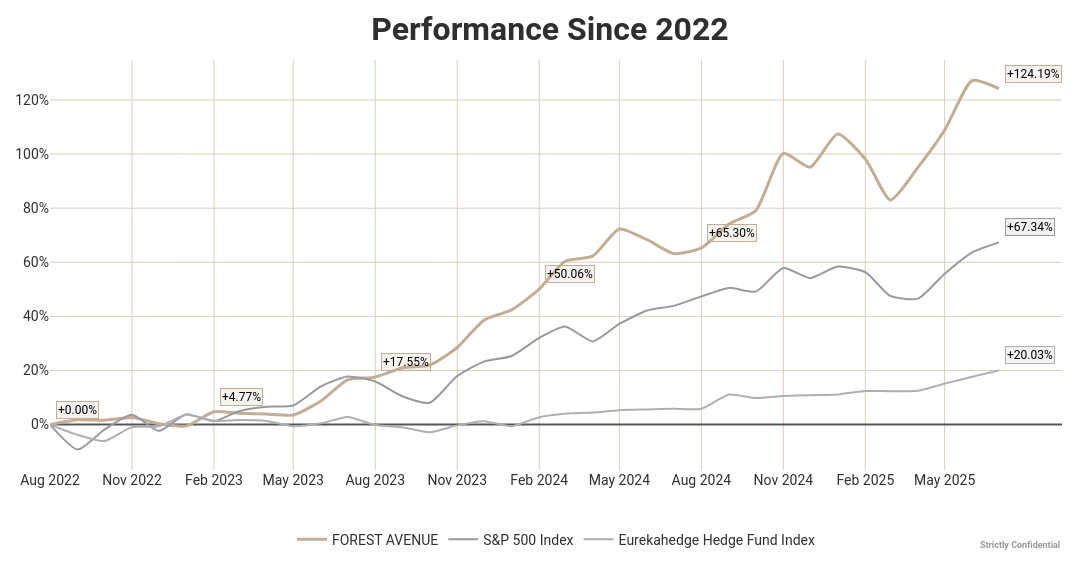

The notebook cell saved with this chart:
### Markdown cell above
#### Plot Cumulative Return

### Code cell
funds_to_be_plot = subset_of_funds(funds, ['FOREST AVENUE','S&P 500','EUREKAHEDGE'])
start_month = "2015-12"
end_month = "2025-7"

plot = plot_cumulative_returns(
    funds=funds_to_be_plot,
    title="",
    start_month=start_month,
    end_month=end_month,
    style="excel",
    language="en",
    blur=False,
    aspect_lock=True,
    custom_ticks=False,
    save=False,
    toggle=False
    )

### Figure 1 — Plotly figure (JSON) as saved in the notebook; plotly's stock layout.template omitted (floating-point values rounded to 4 significant figures)
{"data": [{"hovertemplate": "<b>%{fullData.name}</b><br>%{y:.2%}<extra></extra>", "line": {"color": "#C1AE94", "shape": "spline", "smoothing": 0.6, "width": 3}, "mode": "lines", "name": "FOREST AVENUE", "type": "scatter", "x": ["2022-08-01T00:00:00", "2022-09-01T00:00:00", "2022-10-01T00:00:00", "2022-11-01T00:00:00", "2022-12-01T00:00:00", "2023-01-01T00:00:00", "2023-02-01T00:00:00", "2023-03-01T00:00:00", "2023-04-01T00:00:00", "2023-05-01T00:00:00", "2023-06-01T00:00:00", "2023-07-01T00:00:00", "2023-08-01T00:00:00", "2023-09-01T00:00:00", "2023-10-01T00:00:00", "2023-11-01T00:00:00", "2023-12-01T00:00:00", "2024-01-01T00:00:00", "2024-02-01T00:00:00", "2024-03-01T00:00:00", "2024-04-01T00:00:00", "2024-05-01T00:00:00", "2024-06-01T00:00:00", "2024-07-01T00:00:00", "2024-08-01T00:00:00", "2024-09-01T00:00:00", "2024-10-01T00:00:00", "2024-11-01T00:00:00", "2024-12-01T00:00:00", "2025-01-01T00:00:00", "2025-02-01T00:00:00", "2025-03-01T00:00:00", "2025-04-01T00:00:00", "2025-05-01T00:00:00", "2025-06-01T00:00:00", "2025-07-01T00:00:00"], "y": [0, 0.0179, 0.01617, 0.02603, 0.003249, -0.004777, 0.04767, 0.0418, 0.03868, 0.03525, 0.08691, 0.1652, 0.1755, 0.21, 0.2197, 0.285, 0.386, 0.4239, 0.5006, 0.6037, 0.6225, 0.7231, 0.6833, 0.6323, 0.653, 0.7411, 0.7909, 1.003, 0.9515, 1.074, 0.9818, 0.8305, 0.9508, 1.089, 1.272, 1.242]}, {"hovertemplate": "<b>%{fullData.name}</b><br>%{y:.2%}<extra></extra>", "line": {"color": "#989A9C", "shape": "spline", "smoothing": 0.6, "width": 2}, "mode": "lines", "name": "S&P 500 Index", "type": "scatter", "x": ["2022-08-01T00:00:00", "2022-09-01T00:00:00", "2022-10-01T00:00:00", "2022-11-01T00:00:00", "2022-12-01T00:00:00", "2023-01-01T00:00:00", "2023-02-01T00:00:00", "2023-03-01T00:00:00", "2023-04-01T00:00:00", "2023-05-01T00:00:00", "2023-06-01T00:00:00", "2023-07-01T00:00:00", "2023-08-01T00:00:00", "2023-09-01T00:00:00", "2023-10-01T00:00:00", "2023-11-01T00:00:00", "2023-12-01T00:00:00", "2024-01-01T00:00:00", "2024-02-01T00:00:00", "2024-03-01T00:00:00", "2024-04-01T00:00:00", "2024-05-01T00:00:00", "2024-06-01T00:00:00", "2024-07-01T00:00:00", "2024-08-01T00:00:00", "2024-09-01T00:00:00", "2024-10-01T00:00:00", "2024-11-01T00:00:00", "2024-12-01T00:00:00", "2025-01-01T00:00:00", "2025-02-01T00:00:00", "2025-03-01T00:00:00", "2025-04-01T00:00:00", "2025-05-01T00:00:00", "2025-06-01T00:00:00", "2025-07-01T00:00:00"], "y": [0, -0.0921, -0.01856, 0.0363, -0.02349, 0.03783, 0.01241, 0.04956, 0.06593, 0.07052, 0.1413, 0.1779, 0.1592, 0.1039, 0.08071, 0.1794, 0.2328, 0.2535, 0.3205, 0.363, 0.3074, 0.3722, 0.4215, 0.4388, 0.4738, 0.5053, 0.4915, 0.579, 0.5413, 0.5841, 0.5635, 0.4755, 0.4655, 0.5576, 0.6368, 0.6734]}, {"hovertemplate": "<b>%{fullData.name}</b><br>%{y:.2%}<extra></extra>", "line": {"color": "#B0AFAF", "shape": "spline", "smoothing": 0.6, "width": 2}, "mode": "lines", "name": "Eurekahedge Hedge Fund Index", "type": "scatter", "x": ["2022-08-01T00:00:00", "2022-09-01T00:00:00", "2022-10-01T00:00:00", "2022-11-01T00:00:00", "2022-12-01T00:00:00", "2023-01-01T00:00:00", "2023-02-01T00:00:00", "2023-03-01T00:00:00", "2023-04-01T00:00:00", "2023-05-01T00:00:00", "2023-06-01T00:00:00", "2023-07-01T00:00:00", "2023-08-01T00:00:00", "2023-09-01T00:00:00", "2023-10-01T00:00:00", "2023-11-01T00:00:00", "2023-12-01T00:00:00", "2024-01-01T00:00:00", "2024-02-01T00:00:00", "2024-03-01T00:00:00", "2024-04-01T00:00:00", "2024-05-01T00:00:00", "2024-06-01T00:00:00", "2024-07-01T00:00:00", "2024-08-01T00:00:00", "2024-09-01T00:00:00", "2024-10-01T00:00:00", "2024-11-01T00:00:00", "2024-12-01T00:00:00", "2025-01-01T00:00:00", "2025-02-01T00:00:00", "2025-03-01T00:00:00", "2025-04-01T00:00:00", "2025-05-01T00:00:00", "2025-06-01T00:00:00", "2025-07-01T00:00:00"], "y": [0, -0.0378, -0.06051, -0.0094, -0.006626, 0.03649, 0.01389, 0.01653, 0.01307, -0.006076, 0.004758, 0.02787, -0.001633, -0.01082, -0.02833, -0.002965, 0.01259, -0.006246, 0.02724, 0.04008, 0.04424, 0.05302, 0.05586, 0.0586, 0.05839, 0.111, 0.09822, 0.1054, 0.1087, 0.1117, 0.124, 0.1233, 0.1249, 0.1513, 0.1766, 0.2003]}], "layout": {"annotations": [{"align": "center", "font": {"color": "black", "size": 9}, "opacity": 0.15, "showarrow": false, "text": "<b>Strictly Confidential</b>", "x": 1, "xanchor": "right", "xref": "paper", "y": -0.2, "yanchor": "bottom", "yref": "paper"}, {"align": "center", "bgcolor": "rgba(193,174,148,0.15)", "bordercolor": "#C1AE94", "borderwidth": 1, "font": {"color": "black", "size": 12}, "opacity": 1, "showarrow": false, "text": "+0.00%", "x": "2022-08-01T00:00:00", "xanchor": "left", "xshift": 6, "y": 0, "yanchor": "bottom", "yshift": 6}, {"align": "center", "bgcolor": "rgba(193,174,148,0.15)", "bordercolor": "#C1AE94", "borderwidth": 1, "font": {"color": "black", "size": 12}, "opacity": 1, "showarrow": false, "text": "+4.77%", "x": "2023-02-01T00:00:00", "xanchor": "left", "xshift": 6, "y": 0.04767, "yanchor": "bottom", "yshift": 6}, {"align": "center", "bgcolor": "rgba(193,174,148,0.15)", "bordercolor": "#C1AE94", "borderwidth": 1, "font": {"color": "black", "size": 12}, "opacity": 1, "showarrow": false, "text": "+17.55%", "x": "2023-08-01T00:00:00", "xanchor": "left", "xshift": 6, "y": 0.1755, "yanchor": "bottom", "yshift": 6}, {"align": "center", "bgcolor": "rgba(193,174,148,0.15)", "bordercolor": "#C1AE94", "borderwidth": 1, "font": {"color": "black", "size": 12}, "opacity": 1, "showarrow": false, "text": "+50.06%", "x": "2024-02-01T00:00:00", "xanchor": "left", "xshift": 6, "y": 0.5006, "yanchor": "bottom", "yshift": 6}, {"align": "center", "bgcolor": "rgba(193,174,148,0.15)", "bordercolor": "#C1AE94", "borderwidth": 1, "font": {"color": "black", "size": 12}, "opacity": 1, "showarrow": false, "text": "+65.30%", "x": "2024-08-01T00:00:00", "xanchor": "left", "xshift": 6, "y": 0.653, "yanchor": "bottom", "yshift": 6}, {"align": "center", "bgcolor": "rgba(193,174,148,0.15)", "bordercolor": "#C1AE94", "borderwidth": 1, "font": {"color": "black", "size": 12}, "opacity": 1, "showarrow": false, "text": "+124.19%", "x": "2025-07-01T00:00:00", "xanchor": "left", "xshift": 6, "y": 1.242, "yanchor": "bottom", "yshift": 6}, {"align": "center", "font": {"color": "black", "size": 9}, "opacity": 0.15, "showarrow": false, "text": "<b>Strictly Confidential</b>", "x": 1, "xanchor": "right", "xref": "paper", "y": -0.2, "yanchor": "bottom", "yref": "paper"}, {"align": "center", "bgcolor": "rgba(152,154,156,0.15)", "bordercolor": "#989A9C", "borderwidth": 1, "font": {"color": "black", "size": 12}, "opacity": 1, "showarrow": false, "text": "+67.34%", "x": "2025-07-01T00:00:00", "xanchor": "left", "xshift": 6, "y": 0.6734, "yanchor": "bottom", "yshift": 6}, {"align": "center", "font": {"color": "black", "size": 9}, "opacity": 0.15, "showarrow": false, "text": "<b>Strictly Confidential</b>", "x": 1, "xanchor": "right", "xref": "paper", "y": -0.2, "yanchor": "bottom", "yref": "paper"}, {"align": "center", "bgcolor": "rgba(176,175,175,0.15)", "bordercolor": "#B0AFAF", "borderwidth": 1, "font": {"color": "black", "size": 12}, "opacity": 1, "showarrow": false, "text": "+20.03%", "x": "2025-07-01T00:00:00", "xanchor": "left", "xshift": 6, "y": 0.2003, "yanchor": "bottom", "yshift": 6}], "font": {"color": "#2f2f2f", "family": "Microsoft Yahei Light, Roboto, sans-serif", "size": 14}, "height": 568, "hovermode": "x unified", "legend": {"orientation": "h", "x": 0.5, "xanchor": "center", "y": -0.17, "yanchor": "middle"}, "margin": {"b": 60, "l": 50, "r": 30, "t": 60}, "title": {"font": {"size": 32}, "text": "<b> Performance Since 2022</b>", "x": 0.5, "xanchor": "center", "y": 0.95, "yanchor": "middle"}, "width": 1280, "xaxis": {"gridcolor": "#DACEBF", "showgrid": true, "tickformat": "%b %Y", "ticktext": ["Aug 2022", "Nov 2022", "Feb 2023", "May 2023", "Aug 2023", "Nov 2023", "Feb 2024", "May 2024", "Aug 2024", "Nov 2024", "Feb 2025", "May 2025"], "tickvals": ["2022-08-01T00:00:00", "2022-11-01T00:00:00", "2023-02-01T00:00:00", "2023-05-01T00:00:00", "2023-08-01T00:00:00", "2023-11-01T00:00:00", "2024-02-01T00:00:00", "2024-05-01T00:00:00", "2024-08-01T00:00:00", "2024-11-01T00:00:00", "2025-02-01T00:00:00", "2025-05-01T00:00:00"]}, "yaxis": {"gridcolor": "#DACEBF", "rangemode": "tozero", "showgrid": true, "tickformat": ".0%", "title": {}, "zeroline": true, "zerolinecolor": "#53565A", "zerolinewidth": 2}}}
